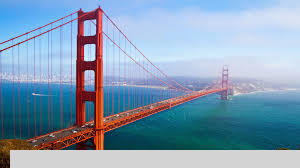
#> input picture sf-3.jpeg, 300 x 168 px, given as the content of the folder /Users/lxb/Documents/yyc/scripts/booksproject/gusistree/, which was not available
$ python question_title.py
#> lines starting #> are read from the running program, lines starting #| are printed output that depends on the picture; pictures that were not available may be replaced by others from this repository, and a replacement may not be noted
##########################################################
# Combine questions with pictures
# the writing paper questions are the title on the paper
# Refer the paper for gusistree
##########################################################

import PIL
from PIL import Image, ImageDraw, ImageFont
import os
import math
import numpy as np


def obtain_files(path):
	images = []
	for filename in os.listdir(path):
		if 'png' in filename or 'jpg' in filename or 'jpeg' in filename:
			images.append(filename)

	for item in images:
		im = Image.open(os.path.join(path,item))
#> im is the input picture: PIL image 300x168 RGB; mean R, G, B 132, 157.5, 180.7
		shape = im.size
#> shape = (300, 168)
		newheight = int(shape[1]*2.0/3)
#> newheight = 112
		newwidth = int(shape[0]/6.0)
#> newwidth = 50
		im1 = im.crop((newwidth, 0, shape[0],newheight))
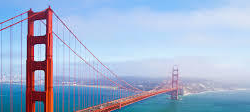
#> im1: PIL image 250x112 RGB; mean R, G, B 159.5, 178.6, 208.4
		if newheight > 400:
			width = int(shape[0]/(newheight/400.0))
			im1 = im1.resize((width, 400))

		index = item.find('.')
		illustration_image_name = item[:index] + '_illust'+'.png'
		im1.save(os.path.join(path,illustration_image_name), "png")

		im2 = im.crop((0, 10, shape[0], newheight))
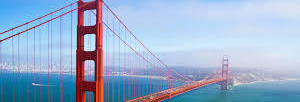
#> im2: PIL image 300x102 RGB; mean R, G, B 151.9, 175, 205.4
		if newheight > 400:
			ratio = newheight/400.0
			width = int(shape[0]*2.0/ratio)
			im2 = im2.resize((width, 400))

		title_image_name = item[:index] + '_title'+'.png'
		im2.save(os.path.join(path, title_image_name), "png")


def main():
	obtain_files('/Users/lxb/Documents/yyc/scripts/booksproject/gusistree/')

if __name__ == '__main__':
	main()
